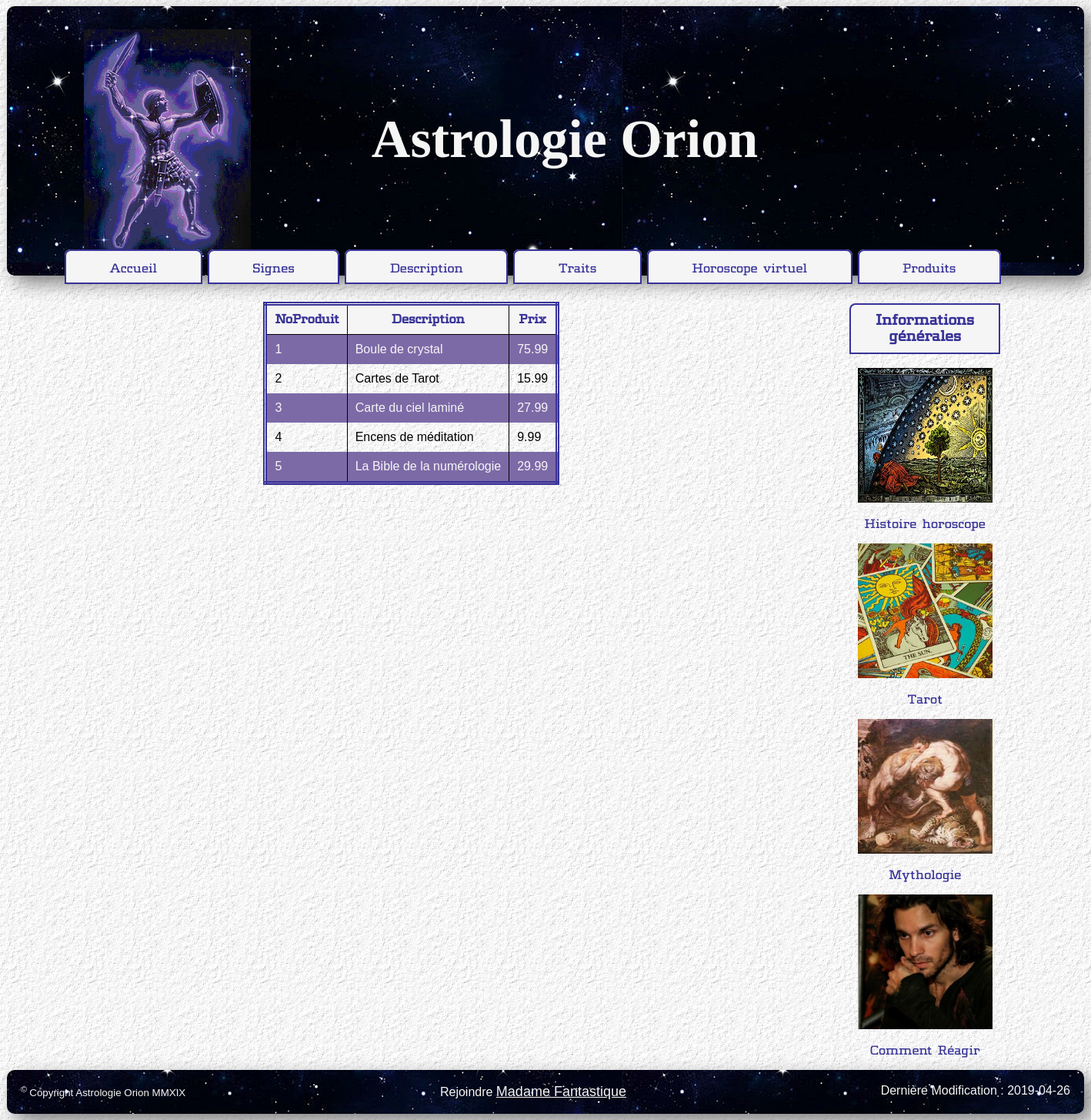
The app's page /Produits.php with its own data.
### tables this page shows
CREATE TABLE `produits` (
  `noproduit` int(11) NOT NULL AUTO_INCREMENT,
  `description` varchar(45) NOT NULL,
  `prix` decimal(10,2) NOT NULL,
  PRIMARY KEY (`noproduit`)
);

### fonctions/database.php (the view, shortened to what this page needs)
<?php
	$user = 'root';
	$pass = 'laval';
	$host = 'localhost';
	$db = 'orion';
	$conn = new mysqli($host, $user, $pass, $db);
	$query  = "SELECT * FROM produits";
	$result = $conn->query($query);
	$rows = $result->num_rows;
	echo "<table id='tProds'><tr> <th>NoProduit</th> <th>Description</th><th>Prix</th></tr>";
	for ($j = 0 ; $j < $rows ; ++$j)
	{
        $result->data_seek($j);
  	$row = $result->fetch_array(MYSQLI_NUM);
        echo "<tr>";
          	for ($k = 0 ; $k < 3 ; ++$k)
                {
                    echo "<td>$row[$k]</td>";
                }
        echo "</tr>";
        }
        echo "</table>";
?>

### Produits.php (shortened to what this page needs)
<!DOCTYPE html>
<html lang="fr">
    <head>
		<link rel ="stylesheet" href="StyleSheet.css" type="text/css"/>
    </head>
    <body>
        <div id="Banner">
<?php include('fonctions\header.php')
?>
			<br>
			<section id="Content">
				<article>
					<br>
<?php include('fonctions\database.php')
?>
				</article>
				<aside>
					<div id="Info">
						<h3>Informations générales</h3>
						<a href="https://mon.astrocenter.fr/astrologie/mag/E0152-origines-signes-astrologiques"><img src="imageweb\histoirehoros.jpg"/><p>Histoire horoscope</p></a>
						<a href="http://blog.christophervoyance.com/bases-tarot-voyance/"><img src="imageweb\tarot.jpg"/><p>Tarot</p></a>
						<a href="https://auroraclerc.com/mythologie-zodiaque/"><img src="imageweb\mythologie.png"/><p>Mythologie</p></a>
						<a href="http://www.ohsosteffany.com/visit-fortune-teller/"><img src="imageweb\mrisaac.jpg"/><p>Comment Réagir</p></a>
					</div>
				</aside>
			</section>
<?php include('fonctions\footer.php')
?>
    </body>
</html>

### fonctions/header.php
<?php
$header = <<<_END
<header>
<img id="Logo" src="imageweb\logo.png" alt="Logo_Orion" />
<h1 id="Titre">Astrologie Orion</h1>
<nav>
<ul id="browse">
<li id="browse-Acc"><a href="index.php">Accueil</a></li>
<li id="browse-Signes"><a href="Signes.php">Signes</a></li>
<li id="browse-Desc"><a href="Description.php">Description</a></li>
<li id="browse-Traits"><a href="Traits.php">Traits</a></li>
<li id="browse-HoroVirt"><a href="HoroVirt.php">Horoscope virtuel</a></li>
<li id="browse-Produits"><a href="Produits.php">Produits</a></li>
</ul>
</nav>
</header>
_END;
echo $header;
?>

### fonctions/footer.php
<?php
$footer = <<<_END
<footer>
<span class="credits">
<ul>
<li><small><sup>&copy </sup>Copyright Astrologie Orion MMXIX</small></li>
<li>Rejoindre <a href="mailto:mdmFantastique@gmail.com">Madame Fantastique</a></li>
<li>Dernière Modification : 2019-04-26 </li>
</ul>
</span>
</footer>
_END;
echo $footer;
?>

### StyleSheet.css (style rules this page uses)
body { background-image:url(imageweb/arr_plan1.gif); font-family:Meteora; }
header { -moz-border-radius: 5px; -webkit-border-radius: 5px; border-radius: 10px; background-image: url(imageweb/nightsky.jpg); -moz-box-shadow: 10px 10px 25px grey; -webkit-box-shadow: 10px 10px 25px grey; box-shadow: 10px 10px 25px grey; }
footer { font-size: 16px; -moz-border-radius: 5px; -webkit-border-radius: 5px; border-radius : 10px; background-image: url(imageweb/nightsky.jpg); -moz-box-shadow: 10px 10px 25px grey; -webkit-box-shadow: 10px 10px 25px grey; box-shadow: 10px 10px 25px grey; padding : 8px; font-family:Arial; }
#Banner { width:1400px; margin:auto; }
#Titre { font-family:Vermin; color: whitesmoke; font-size: 70px; display:inline-block; vertical-align:top; margin-top: -200px; padding-right: 150px; width:75%; float:right; text-align:center; }
#Logo { display:inline-block; margin-left: 100px; margin-top: 30px; }
#browse { padding:0px; margin:0px; margin-left: 75px; }
#browse li { display:inline; padding:0px; margin:0px; font-size:medium; }
#browse a:link, #browse a:visited { color:#383398; background:whitesmoke; padding: 15px 56.5px 10px 56.5px; -moz-border-radius: 8px 8px 0 0; -webkit-border-radius: 8px 8px 0 0; border-radius: 8px 8px 0 0; text-decoration: none; border: solid 2px #383398; }
h1 { text-align:center; font-size:36px; font-family:Meteora; }
#tProds { font-family: Arial; font-style: bold; border-collapse:collapse; border: 5px double #383398; margin-bottom: 10px; text-align:left; margin-left: 33%; }
#tProds th { text-align:center; border-bottom:1px solid black; padding: 10px; }
#tProds th, #tProds td { border-right: 1px solid black; padding:5px; padding: 10px; }
#tProds tr:nth-child(even) { background-color:#7c6aa7; color:whitesmoke; padding: 10px; }
#tProds tr:nth-child(odd) { color:black; padding: 10px; }
#tProds tr:first-child { font-family:Meteora; background-color:whitesmoke; color:#383398; padding: 10px; }
table { display:inline-table; font-family:Meteora; text-align: center; font-size:16px; }
section { width:100%; margin:auto; }
#Content article { padding-left: 10px; display:inline-block; vertical-align:top; width:70%; }
#Content aside { display:inline-block; vertical-align:top; width:28%; }
#Info a:link, #Info a:visited { text-decoration: none; color:#383398; }
#Info { text-align:center; display:block; font-family:Meteora; }
#Info h3 { color:#383398; background:whitesmoke; padding: 10px 22px 10px 22px; -moz-border-radius: 8px 0px 0 0; -webkit-border-radius: 8px 0px 0 0; border-radius: 8px 0px 0 0; font-style:none; border: solid 2px #383398; width:148px; margin-left: 25%; text-align:center; }
#Info img { height:175px; width:175px; }
.credits ul, .anchors ul { display: flex; align-items: stretch; justify-content: space-between; width: 100%; margin: 0; padding: 0; }
.credits li { display: block; flex: 0 1 auto; list-style-type: none; color:whitesmoke; margin : 10px 10px 10px 10px; }
.credits a:visited, .credits a:link { color:whitesmoke; font: bold; font-size:18px; }

### records on screen
produits: noproduit "1", description "Boule de crystal", prix "75.99"
produits: noproduit "2", description "Cartes de Tarot", prix "15.99"
produits: noproduit "3", description "Carte du ciel laminé", prix "27.99"
produits: noproduit "4", description "Encens de méditation", prix "9.99"
produits: noproduit "5", description "La Bible de la numérologie", prix "29.99"
